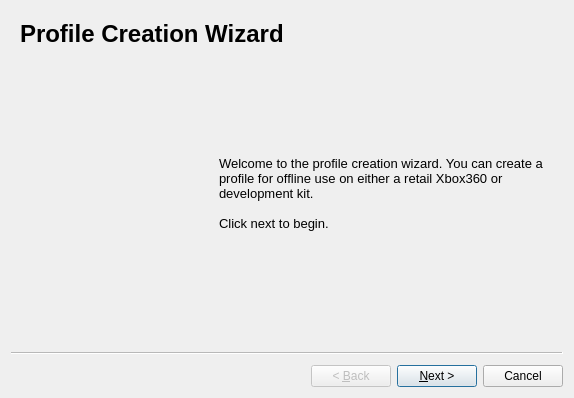
<?xml version="1.0" encoding="UTF-8"?>
<ui version="4.0">
 <class>ProfileCreatorWizard</class>
 <widget class="QWizard" name="ProfileCreatorWizard">
  <property name="geometry">
   <rect>
    <x>0</x>
    <y>0</y>
    <width>574</width>
    <height>398</height>
   </rect>
  </property>
  <property name="windowTitle">
   <string>Profile Creator</string>
  </property>
  <property name="windowIcon">
   <iconset resource="Resources.qrc">
    <normaloff>:/Images/Leaner24.png</normaloff>:/Images/Leaner24.png</iconset>
  </property>
  <widget class="QWizardPage" name="pageFront">
   <layout class="QVBoxLayout" name="verticalLayout">
    <item>
     <widget class="QLabel" name="label_2">
      <property name="text">
       <string>&lt;!DOCTYPE HTML PUBLIC &quot;-//W3C//DTD HTML 4.0//EN&quot; &quot;http://www.w3.org/TR/REC-html40/strict.dtd&quot;&gt;
&lt;html&gt;&lt;head&gt;&lt;meta name=&quot;qrichtext&quot; content=&quot;1&quot; /&gt;&lt;style type=&quot;text/css&quot;&gt;
p, li { white-space: pre-wrap; }
&lt;/style&gt;&lt;/head&gt;&lt;body style=&quot; font-family:'MS Shell Dlg 2'; font-size:8.25pt; font-weight:400; font-style:normal;&quot;&gt;
&lt;p style=&quot; margin-top:0px; margin-bottom:0px; margin-left:0px; margin-right:0px; -qt-block-indent:0; text-indent:0px;&quot;&gt;&lt;span style=&quot; font-size:18pt; font-weight:600;&quot;&gt;Profile Creation Wizard&lt;/span&gt;&lt;/p&gt;&lt;/body&gt;&lt;/html&gt;</string>
      </property>
      <property name="wordWrap">
       <bool>true</bool>
      </property>
     </widget>
    </item>
    <item>
     <spacer name="verticalSpacer">
      <property name="orientation">
       <enum>Qt::Vertical</enum>
      </property>
      <property name="sizeHint" stdset="0">
       <size>
        <width>20</width>
        <height>40</height>
       </size>
      </property>
     </spacer>
    </item>
    <item>
     <layout class="QHBoxLayout" name="horizontalLayout">
      <item>
       <widget class="QLabel" name="label">
        <property name="minimumSize">
         <size>
          <width>193</width>
          <height>175</height>
         </size>
        </property>
        <property name="maximumSize">
         <size>
          <width>175</width>
          <height>175</height>
         </size>
        </property>
        <property name="text">
         <string/>
        </property>
        <property name="pixmap">
         <pixmap resource="Resources.qrc">:/Images/profile creator.jpg</pixmap>
        </property>
        <property name="scaledContents">
         <bool>true</bool>
        </property>
       </widget>
      </item>
      <item>
       <widget class="QLabel" name="label_3">
        <property name="text">
         <string>&lt;!DOCTYPE HTML PUBLIC &quot;-//W3C//DTD HTML 4.0//EN&quot; &quot;http://www.w3.org/TR/REC-html40/strict.dtd&quot;&gt;
&lt;html&gt;&lt;head&gt;&lt;meta name=&quot;qrichtext&quot; content=&quot;1&quot; /&gt;&lt;style type=&quot;text/css&quot;&gt;
p, li { white-space: pre-wrap; }
&lt;/style&gt;&lt;/head&gt;&lt;body style=&quot; font-family:'MS Shell Dlg 2'; font-size:8.25pt; font-weight:400; font-style:normal;&quot;&gt;
&lt;p style=&quot; margin-top:0px; margin-bottom:0px; margin-left:0px; margin-right:0px; -qt-block-indent:0; text-indent:0px;&quot;&gt;&lt;span style=&quot; font-size:10pt;&quot;&gt;Welcome to the profile creation wizard. You can create a profile for offline use on either a retail Xbox360 or development kit.&lt;/span&gt;&lt;/p&gt;
&lt;p style=&quot;-qt-paragraph-type:empty; margin-top:0px; margin-bottom:0px; margin-left:0px; margin-right:0px; -qt-block-indent:0; text-indent:0px; font-size:10pt;&quot;&gt;&lt;/p&gt;
&lt;p style=&quot; margin-top:0px; margin-bottom:0px; margin-left:0px; margin-right:0px; -qt-block-indent:0; text-indent:0px;&quot;&gt;&lt;span style=&quot; font-size:10pt;&quot;&gt;Click next to begin.&lt;/span&gt;&lt;/p&gt;&lt;/body&gt;&lt;/html&gt;</string>
        </property>
        <property name="wordWrap">
         <bool>true</bool>
        </property>
       </widget>
      </item>
     </layout>
    </item>
    <item>
     <spacer name="verticalSpacer_2">
      <property name="orientation">
       <enum>Qt::Vertical</enum>
      </property>
      <property name="sizeHint" stdset="0">
       <size>
        <width>20</width>
        <height>40</height>
       </size>
      </property>
     </spacer>
    </item>
   </layout>
  </widget>
  <widget class="QWizardPage" name="pageConsoleType">
   <property name="title">
    <string>Console Type</string>
   </property>
   <property name="subTitle">
    <string>Choose which console type the profile will be for</string>
   </property>
   <layout class="QVBoxLayout" name="verticalLayout_3">
    <item>
     <spacer name="verticalSpacer_4">
      <property name="orientation">
       <enum>Qt::Vertical</enum>
      </property>
      <property name="sizeHint" stdset="0">
       <size>
        <width>20</width>
        <height>40</height>
       </size>
      </property>
     </spacer>
    </item>
    <item>
     <layout class="QHBoxLayout" name="horizontalLayout_3">
      <item>
       <widget class="QLabel" name="label_4">
        <property name="minimumSize">
         <size>
          <width>109</width>
          <height>200</height>
         </size>
        </property>
        <property name="maximumSize">
         <size>
          <width>109</width>
          <height>200</height>
         </size>
        </property>
        <property name="text">
         <string/>
        </property>
        <property name="pixmap">
         <pixmap resource="Resources.qrc">:/Images/avatarJumping.png</pixmap>
        </property>
        <property name="scaledContents">
         <bool>true</bool>
        </property>
       </widget>
      </item>
      <item>
       <layout class="QVBoxLayout" name="verticalLayout_2">
        <item>
         <layout class="QHBoxLayout" name="horizontalLayout_2">
          <item>
           <spacer name="horizontalSpacer">
            <property name="orientation">
             <enum>Qt::Horizontal</enum>
            </property>
            <property name="sizeHint" stdset="0">
             <size>
              <width>40</width>
              <height>20</height>
             </size>
            </property>
           </spacer>
          </item>
          <item>
           <widget class="QComboBox" name="cmbxType">
            <property name="minimumSize">
             <size>
              <width>0</width>
              <height>30</height>
             </size>
            </property>
            <property name="font">
             <font>
              <pointsize>10</pointsize>
             </font>
            </property>
            <item>
             <property name="text">
              <string>Retail</string>
             </property>
            </item>
            <item>
             <property name="text">
              <string>Development Kit</string>
             </property>
            </item>
           </widget>
          </item>
         </layout>
        </item>
        <item>
         <widget class="QLabel" name="label_5">
          <property name="text">
           <string>&lt;!DOCTYPE HTML PUBLIC &quot;-//W3C//DTD HTML 4.0//EN&quot; &quot;http://www.w3.org/TR/REC-html40/strict.dtd&quot;&gt;
&lt;html&gt;&lt;head&gt;&lt;meta name=&quot;qrichtext&quot; content=&quot;1&quot; /&gt;&lt;style type=&quot;text/css&quot;&gt;
p, li { white-space: pre-wrap; }
&lt;/style&gt;&lt;/head&gt;&lt;body style=&quot; font-family:'MS Shell Dlg 2'; font-size:8.25pt; font-weight:400; font-style:normal;&quot;&gt;
&lt;p style=&quot; margin-top:0px; margin-bottom:0px; margin-left:0px; margin-right:0px; -qt-block-indent:0; text-indent:0px;&quot;&gt;&lt;span style=&quot; font-size:10pt;&quot;&gt;Here you can choose the type of console for the profile. If you're not sure, then choose retail.&lt;/span&gt;&lt;/p&gt;&lt;/body&gt;&lt;/html&gt;</string>
          </property>
          <property name="wordWrap">
           <bool>true</bool>
          </property>
         </widget>
        </item>
       </layout>
      </item>
     </layout>
    </item>
    <item>
     <spacer name="verticalSpacer_3">
      <property name="orientation">
       <enum>Qt::Vertical</enum>
      </property>
      <property name="sizeHint" stdset="0">
       <size>
        <width>20</width>
        <height>40</height>
       </size>
      </property>
     </spacer>
    </item>
   </layout>
  </widget>
  <widget class="QWizardPage" name="pageGamertag">
   <property name="title">
    <string>Gamertag</string>
   </property>
   <property name="subTitle">
    <string>Choose the gamertag for the profile</string>
   </property>
   <layout class="QVBoxLayout" name="verticalLayout_5">
    <item>
     <spacer name="verticalSpacer_5">
      <property name="orientation">
       <enum>Qt::Vertical</enum>
      </property>
      <property name="sizeHint" stdset="0">
       <size>
        <width>20</width>
        <height>40</height>
       </size>
      </property>
     </spacer>
    </item>
    <item>
     <layout class="QHBoxLayout" name="horizontalLayout_5">
      <item>
       <widget class="QLabel" name="label_6">
        <property name="minimumSize">
         <size>
          <width>109</width>
          <height>200</height>
         </size>
        </property>
        <property name="maximumSize">
         <size>
          <width>109</width>
          <height>200</height>
         </size>
        </property>
        <property name="text">
         <string/>
        </property>
        <property name="pixmap">
         <pixmap resource="Resources.qrc">:/Images/avatarJumping.png</pixmap>
        </property>
        <property name="scaledContents">
         <bool>true</bool>
        </property>
       </widget>
      </item>
      <item>
       <layout class="QVBoxLayout" name="verticalLayout_4">
        <item>
         <layout class="QHBoxLayout" name="horizontalLayout_4">
          <item>
           <spacer name="horizontalSpacer_2">
            <property name="orientation">
             <enum>Qt::Horizontal</enum>
            </property>
            <property name="sizeHint" stdset="0">
             <size>
              <width>40</width>
              <height>20</height>
             </size>
            </property>
           </spacer>
          </item>
          <item>
           <widget class="QLineEdit" name="txtGamertag">
            <property name="maxLength">
             <number>15</number>
            </property>
           </widget>
          </item>
         </layout>
        </item>
        <item>
         <widget class="QLabel" name="label_7">
          <property name="text">
           <string>&lt;!DOCTYPE HTML PUBLIC &quot;-//W3C//DTD HTML 4.0//EN&quot; &quot;http://www.w3.org/TR/REC-html40/strict.dtd&quot;&gt;
&lt;html&gt;&lt;head&gt;&lt;meta name=&quot;qrichtext&quot; content=&quot;1&quot; /&gt;&lt;style type=&quot;text/css&quot;&gt;
p, li { white-space: pre-wrap; }
&lt;/style&gt;&lt;/head&gt;&lt;body style=&quot; font-family:'MS Shell Dlg 2'; font-size:8.25pt; font-weight:400; font-style:normal;&quot;&gt;
&lt;p style=&quot; margin-top:0px; margin-bottom:0px; margin-left:0px; margin-right:0px; -qt-block-indent:0; text-indent:0px;&quot;&gt;&lt;span style=&quot; font-size:10pt;&quot;&gt;The gamertag for the profile can be anything you want. You're not limited to only numbers and letters, the Xbox360 will display all ASCII symbols.&lt;/span&gt;&lt;/p&gt;&lt;/body&gt;&lt;/html&gt;</string>
          </property>
          <property name="wordWrap">
           <bool>true</bool>
          </property>
         </widget>
        </item>
       </layout>
      </item>
     </layout>
    </item>
    <item>
     <spacer name="verticalSpacer_6">
      <property name="orientation">
       <enum>Qt::Vertical</enum>
      </property>
      <property name="sizeHint" stdset="0">
       <size>
        <width>20</width>
        <height>40</height>
       </size>
      </property>
     </spacer>
    </item>
   </layout>
  </widget>
  <widget class="QWizardPage" name="pageGamerpicture">
   <property name="title">
    <string>Gamerpicture</string>
   </property>
   <property name="subTitle">
    <string>Choose the gamerpicture for the profile</string>
   </property>
   <layout class="QVBoxLayout" name="verticalLayout_6">
    <item>
     <spacer name="verticalSpacer_8">
      <property name="orientation">
       <enum>Qt::Vertical</enum>
      </property>
      <property name="sizeHint" stdset="0">
       <size>
        <width>20</width>
        <height>40</height>
       </size>
      </property>
     </spacer>
    </item>
    <item>
     <layout class="QHBoxLayout" name="horizontalLayout_6">
      <item>
       <widget class="QLabel" name="label_8">
        <property name="minimumSize">
         <size>
          <width>109</width>
          <height>200</height>
         </size>
        </property>
        <property name="maximumSize">
         <size>
          <width>109</width>
          <height>200</height>
         </size>
        </property>
        <property name="text">
         <string/>
        </property>
        <property name="pixmap">
         <pixmap resource="Resources.qrc">:/Images/avatarJumping.png</pixmap>
        </property>
        <property name="scaledContents">
         <bool>true</bool>
        </property>
       </widget>
      </item>
      <item>
       <spacer name="horizontalSpacer_3">
        <property name="orientation">
         <enum>Qt::Horizontal</enum>
        </property>
        <property name="sizeHint" stdset="0">
         <size>
          <width>40</width>
          <height>20</height>
         </size>
        </property>
       </spacer>
      </item>
      <item>
       <widget class="QListWidget" name="listWidget">
        <property name="iconSize">
         <size>
          <width>48</width>
          <height>48</height>
         </size>
        </property>
        <item>
         <property name="text">
          <string/>
         </property>
         <property name="icon">
          <iconset resource="Resources.qrc">
           <normaloff>:/Images/20000.png</normaloff>:/Images/20000.png</iconset>
         </property>
        </item>
        <item>
         <property name="text">
          <string/>
         </property>
         <property name="icon">
          <iconset resource="Resources.qrc">
           <normaloff>:/Images/20001.png</normaloff>:/Images/20001.png</iconset>
         </property>
        </item>
        <item>
         <property name="text">
          <string/>
         </property>
         <property name="icon">
          <iconset resource="Resources.qrc">
           <normaloff>:/Images/20002.png</normaloff>:/Images/20002.png</iconset>
         </property>
        </item>
        <item>
         <property name="text">
          <string/>
         </property>
         <property name="icon">
          <iconset resource="Resources.qrc">
           <normaloff>:/Images/20003.png</normaloff>:/Images/20003.png</iconset>
         </property>
        </item>
        <item>
         <property name="text">
          <string/>
         </property>
         <property name="icon">
          <iconset resource="Resources.qrc">
           <normaloff>:/Images/20004.png</normaloff>:/Images/20004.png</iconset>
         </property>
        </item>
        <item>
         <property name="text">
          <string/>
         </property>
         <property name="icon">
          <iconset resource="Resources.qrc">
           <normaloff>:/Images/20005.png</normaloff>:/Images/20005.png</iconset>
         </property>
        </item>
        <item>
         <property name="text">
          <string/>
         </property>
         <property name="icon">
          <iconset resource="Resources.qrc">
           <normaloff>:/Images/20006.png</normaloff>:/Images/20006.png</iconset>
         </property>
        </item>
        <item>
         <property name="text">
          <string/>
         </property>
         <property name="icon">
          <iconset resource="Resources.qrc">
           <normaloff>:/Images/20007.png</normaloff>:/Images/20007.png</iconset>
         </property>
        </item>
        <item>
         <property name="text">
          <string/>
         </property>
         <property name="icon">
          <iconset resource="Resources.qrc">
           <normaloff>:/Images/20008.png</normaloff>:/Images/20008.png</iconset>
         </property>
        </item>
        <item>
         <property name="text">
          <string/>
         </property>
         <property name="icon">
          <iconset resource="Resources.qrc">
           <normaloff>:/Images/20009.png</normaloff>:/Images/20009.png</iconset>
         </property>
        </item>
        <item>
         <property name="text">
          <string/>
         </property>
         <property name="icon">
          <iconset resource="Resources.qrc">
           <normaloff>:/Images/2000A.png</normaloff>:/Images/2000A.png</iconset>
         </property>
        </item>
        <item>
         <property name="text">
          <string/>
         </property>
         <property name="icon">
          <iconset resource="Resources.qrc">
           <normaloff>:/Images/2000B.png</normaloff>:/Images/2000B.png</iconset>
         </property>
        </item>
        <item>
         <property name="text">
          <string/>
         </property>
         <property name="icon">
          <iconset resource="Resources.qrc">
           <normaloff>:/Images/2000C.png</normaloff>:/Images/2000C.png</iconset>
         </property>
        </item>
       </widget>
      </item>
     </layout>
    </item>
    <item>
     <spacer name="verticalSpacer_7">
      <property name="orientation">
       <enum>Qt::Vertical</enum>
      </property>
      <property name="sizeHint" stdset="0">
       <size>
        <width>20</width>
        <height>40</height>
       </size>
      </property>
     </spacer>
    </item>
   </layout>
  </widget>
  <widget class="QWizardPage" name="pageAvatar">
   <property name="title">
    <string>Avatar</string>
   </property>
   <property name="subTitle">
    <string>Choose the starting avatar for the profile</string>
   </property>
   <layout class="QVBoxLayout" name="verticalLayout_9">
    <item>
     <spacer name="verticalSpacer_9">
      <property name="orientation">
       <enum>Qt::Vertical</enum>
      </property>
      <property name="sizeHint" stdset="0">
       <size>
        <width>20</width>
        <height>40</height>
       </size>
      </property>
     </spacer>
    </item>
    <item>
     <layout class="QHBoxLayout" name="horizontalLayout_11">
      <item>
       <spacer name="horizontalSpacer_13">
        <property name="orientation">
         <enum>Qt::Horizontal</enum>
        </property>
        <property name="sizeHint" stdset="0">
         <size>
          <width>29</width>
          <height>20</height>
         </size>
        </property>
       </spacer>
      </item>
      <item>
       <layout class="QVBoxLayout" name="verticalLayout_7">
        <item>
         <layout class="QHBoxLayout" name="horizontalLayout_8">
          <item>
           <spacer name="horizontalSpacer_6">
            <property name="orientation">
             <enum>Qt::Horizontal</enum>
            </property>
            <property name="sizeHint" stdset="0">
             <size>
              <width>40</width>
              <height>20</height>
             </size>
            </property>
           </spacer>
          </item>
          <item>
           <widget class="QLabel" name="label_9">
            <property name="minimumSize">
             <size>
              <width>125</width>
              <height>229</height>
             </size>
            </property>
            <property name="maximumSize">
             <size>
              <width>125</width>
              <height>229</height>
             </size>
            </property>
            <property name="text">
             <string/>
            </property>
            <property name="pixmap">
             <pixmap resource="Resources.qrc">:/Images/male avatar.png</pixmap>
            </property>
            <property name="scaledContents">
             <bool>true</bool>
            </property>
           </widget>
          </item>
          <item>
           <spacer name="horizontalSpacer_7">
            <property name="orientation">
             <enum>Qt::Horizontal</enum>
            </property>
            <property name="sizeHint" stdset="0">
             <size>
              <width>40</width>
              <height>20</height>
             </size>
            </property>
           </spacer>
          </item>
         </layout>
        </item>
        <item>
         <layout class="QHBoxLayout" name="horizontalLayout_7">
          <item>
           <spacer name="horizontalSpacer_4">
            <property name="orientation">
             <enum>Qt::Horizontal</enum>
            </property>
            <property name="sizeHint" stdset="0">
             <size>
              <width>40</width>
              <height>20</height>
             </size>
            </property>
           </spacer>
          </item>
          <item>
           <widget class="QRadioButton" name="rdiMale">
            <property name="text">
             <string>Male</string>
            </property>
            <property name="checkable">
             <bool>true</bool>
            </property>
            <property name="checked">
             <bool>true</bool>
            </property>
           </widget>
          </item>
          <item>
           <spacer name="horizontalSpacer_5">
            <property name="orientation">
             <enum>Qt::Horizontal</enum>
            </property>
            <property name="sizeHint" stdset="0">
             <size>
              <width>40</width>
              <height>20</height>
             </size>
            </property>
           </spacer>
          </item>
         </layout>
        </item>
       </layout>
      </item>
      <item>
       <spacer name="horizontalSpacer_12">
        <property name="orientation">
         <enum>Qt::Horizontal</enum>
        </property>
        <property name="sizeHint" stdset="0">
         <size>
          <width>29</width>
          <height>20</height>
         </size>
        </property>
       </spacer>
      </item>
      <item>
       <layout class="QVBoxLayout" name="verticalLayout_8">
        <item>
         <layout class="QHBoxLayout" name="horizontalLayout_9">
          <item>
           <spacer name="horizontalSpacer_8">
            <property name="orientation">
             <enum>Qt::Horizontal</enum>
            </property>
            <property name="sizeHint" stdset="0">
             <size>
              <width>40</width>
              <height>20</height>
             </size>
            </property>
           </spacer>
          </item>
          <item>
           <widget class="QLabel" name="label_10">
            <property name="minimumSize">
             <size>
              <width>125</width>
              <height>229</height>
             </size>
            </property>
            <property name="maximumSize">
             <size>
              <width>125</width>
              <height>229</height>
             </size>
            </property>
            <property name="text">
             <string/>
            </property>
            <property name="pixmap">
             <pixmap resource="Resources.qrc">:/Images/avatar female.png</pixmap>
            </property>
            <property name="scaledContents">
             <bool>true</bool>
            </property>
           </widget>
          </item>
          <item>
           <spacer name="horizontalSpacer_9">
            <property name="orientation">
             <enum>Qt::Horizontal</enum>
            </property>
            <property name="sizeHint" stdset="0">
             <size>
              <width>40</width>
              <height>20</height>
             </size>
            </property>
           </spacer>
          </item>
         </layout>
        </item>
        <item>
         <layout class="QHBoxLayout" name="horizontalLayout_10">
          <item>
           <spacer name="horizontalSpacer_10">
            <property name="orientation">
             <enum>Qt::Horizontal</enum>
            </property>
            <property name="sizeHint" stdset="0">
             <size>
              <width>40</width>
              <height>20</height>
             </size>
            </property>
           </spacer>
          </item>
          <item>
           <widget class="QRadioButton" name="rdiFemale">
            <property name="text">
             <string>Female</string>
            </property>
            <property name="checkable">
             <bool>true</bool>
            </property>
           </widget>
          </item>
          <item>
           <spacer name="horizontalSpacer_11">
            <property name="orientation">
             <enum>Qt::Horizontal</enum>
            </property>
            <property name="sizeHint" stdset="0">
             <size>
              <width>40</width>
              <height>20</height>
             </size>
            </property>
           </spacer>
          </item>
         </layout>
        </item>
       </layout>
      </item>
      <item>
       <spacer name="horizontalSpacer_14">
        <property name="orientation">
         <enum>Qt::Horizontal</enum>
        </property>
        <property name="sizeHint" stdset="0">
         <size>
          <width>29</width>
          <height>20</height>
         </size>
        </property>
       </spacer>
      </item>
     </layout>
    </item>
    <item>
     <spacer name="verticalSpacer_10">
      <property name="orientation">
       <enum>Qt::Vertical</enum>
      </property>
      <property name="sizeHint" stdset="0">
       <size>
        <width>20</width>
        <height>40</height>
       </size>
      </property>
     </spacer>
    </item>
   </layout>
  </widget>
  <widget class="QWizardPage" name="pageSaveLocation">
   <property name="title">
    <string>Save Location</string>
   </property>
   <property name="subTitle">
    <string>Choose a place to save the new profile</string>
   </property>
   <layout class="QVBoxLayout" name="verticalLayout_10">
    <item>
     <spacer name="verticalSpacer_11">
      <property name="orientation">
       <enum>Qt::Vertical</enum>
      </property>
      <property name="sizeHint" stdset="0">
       <size>
        <width>20</width>
        <height>40</height>
       </size>
      </property>
     </spacer>
    </item>
    <item>
     <layout class="QHBoxLayout" name="horizontalLayout_13">
      <item>
       <widget class="QLabel" name="label_11">
        <property name="minimumSize">
         <size>
          <width>109</width>
          <height>200</height>
         </size>
        </property>
        <property name="maximumSize">
         <size>
          <width>109</width>
          <height>200</height>
         </size>
        </property>
        <property name="text">
         <string/>
        </property>
        <property name="pixmap">
         <pixmap resource="Resources.qrc">:/Images/avatarJumping.png</pixmap>
        </property>
        <property name="scaledContents">
         <bool>true</bool>
        </property>
       </widget>
      </item>
      <item>
       <spacer name="horizontalSpacer_15">
        <property name="orientation">
         <enum>Qt::Horizontal</enum>
        </property>
        <property name="sizeHint" stdset="0">
         <size>
          <width>40</width>
          <height>20</height>
         </size>
        </property>
       </spacer>
      </item>
      <item>
       <layout class="QHBoxLayout" name="horizontalLayout_12">
        <item>
         <widget class="QLabel" name="lblSavePath">
          <property name="text">
           <string>Desktop Location</string>
          </property>
         </widget>
        </item>
        <item>
         <widget class="QPushButton" name="pushButton">
          <property name="text">
           <string>...</string>
          </property>
         </widget>
        </item>
       </layout>
      </item>
     </layout>
    </item>
    <item>
     <spacer name="verticalSpacer_12">
      <property name="orientation">
       <enum>Qt::Vertical</enum>
      </property>
      <property name="sizeHint" stdset="0">
       <size>
        <width>20</width>
        <height>40</height>
       </size>
      </property>
     </spacer>
    </item>
   </layout>
  </widget>
 </widget>
 <resources>
  <include location="Resources.qrc"/>
 </resources>
 <connections/>
</ui>
